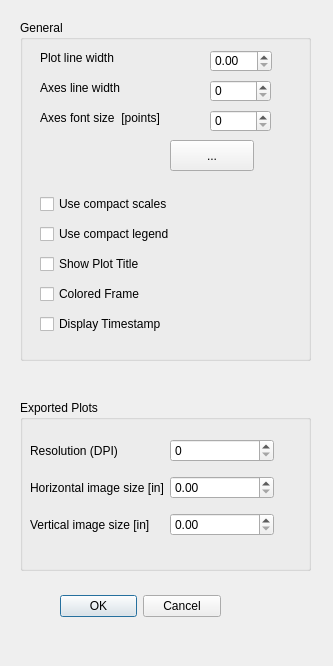
<?xml version="1.0" encoding="UTF-8"?>
<ui version="4.0">
 <class>PlotPreferencesDialog</class>
 <widget class="QDialog" name="PlotPreferencesDialog">
  <property name="geometry">
   <rect>
    <x>0</x>
    <y>0</y>
    <width>333</width>
    <height>666</height>
   </rect>
  </property>
  <property name="windowTitle">
   <string>Plot Preferences</string>
  </property>
  <widget class="QDialogButtonBox" name="buttonBox">
   <property name="geometry">
    <rect>
     <x>60</x>
     <y>590</y>
     <width>161</width>
     <height>32</height>
    </rect>
   </property>
   <property name="orientation">
    <enum>Qt::Horizontal</enum>
   </property>
   <property name="standardButtons">
    <set>QDialogButtonBox::Cancel|QDialogButtonBox::Ok</set>
   </property>
  </widget>
  <widget class="QGroupBox" name="groupBox">
   <property name="geometry">
    <rect>
     <x>20</x>
     <y>400</y>
     <width>291</width>
     <height>171</height>
    </rect>
   </property>
   <property name="title">
    <string>Exported Plots</string>
   </property>
   <widget class="QWidget" name="layoutWidget">
    <property name="geometry">
     <rect>
      <x>10</x>
      <y>31</y>
      <width>244</width>
      <height>113</height>
     </rect>
    </property>
    <layout class="QGridLayout" name="gridLayout">
     <item row="0" column="0">
      <widget class="QLabel" name="label">
       <property name="text">
        <string>Resolution (DPI)</string>
       </property>
      </widget>
     </item>
     <item row="0" column="1">
      <widget class="QSpinBox" name="spinBoxResolution"/>
     </item>
     <item row="1" column="0">
      <widget class="QLabel" name="label_2">
       <property name="text">
        <string>Horizontal image size [in]</string>
       </property>
      </widget>
     </item>
     <item row="1" column="1">
      <widget class="QDoubleSpinBox" name="doubleSpinBoxHSize"/>
     </item>
     <item row="2" column="0">
      <widget class="QLabel" name="label_4">
       <property name="text">
        <string>Vertical image size [in]</string>
       </property>
      </widget>
     </item>
     <item row="2" column="1">
      <widget class="QDoubleSpinBox" name="doubleSpinBoxVSize"/>
     </item>
    </layout>
   </widget>
  </widget>
  <widget class="QGroupBox" name="groupBox_2">
   <property name="geometry">
    <rect>
     <x>20</x>
     <y>20</y>
     <width>291</width>
     <height>341</height>
    </rect>
   </property>
   <property name="title">
    <string>General</string>
   </property>
   <widget class="QSpinBox" name="spinBoxAxesLWidth">
    <property name="geometry">
     <rect>
      <x>190</x>
      <y>60</y>
      <width>61</width>
      <height>22</height>
     </rect>
    </property>
   </widget>
   <widget class="QLabel" name="label_3">
    <property name="geometry">
     <rect>
      <x>20</x>
      <y>30</y>
      <width>131</width>
      <height>16</height>
     </rect>
    </property>
    <property name="text">
     <string>Plot line width</string>
    </property>
   </widget>
   <widget class="QLabel" name="label_5">
    <property name="geometry">
     <rect>
      <x>20</x>
      <y>90</y>
      <width>161</width>
      <height>16</height>
     </rect>
    </property>
    <property name="text">
     <string>Axes font size  [points]</string>
    </property>
   </widget>
   <widget class="QSpinBox" name="spinBoxFontSize">
    <property name="geometry">
     <rect>
      <x>190</x>
      <y>90</y>
      <width>61</width>
      <height>22</height>
     </rect>
    </property>
   </widget>
   <widget class="QLabel" name="label_6">
    <property name="geometry">
     <rect>
      <x>20</x>
      <y>60</y>
      <width>111</width>
      <height>16</height>
     </rect>
    </property>
    <property name="text">
     <string>Axes line width </string>
    </property>
   </widget>
   <widget class="QDoubleSpinBox" name="doubleSpinBoxLWidth">
    <property name="geometry">
     <rect>
      <x>190</x>
      <y>30</y>
      <width>62</width>
      <height>22</height>
     </rect>
    </property>
   </widget>
   <widget class="QWidget" name="layoutWidget">
    <property name="geometry">
     <rect>
      <x>20</x>
      <y>170</y>
      <width>216</width>
      <height>151</height>
     </rect>
    </property>
    <layout class="QVBoxLayout" name="verticalLayout">
     <item>
      <widget class="QCheckBox" name="checkBoxCompactScales">
       <property name="text">
        <string>Use compact scales</string>
       </property>
      </widget>
     </item>
     <item>
      <widget class="QCheckBox" name="checkBoxCompactLegend">
       <property name="text">
        <string>Use compact legend</string>
       </property>
      </widget>
     </item>
     <item>
      <widget class="QCheckBox" name="checkBoxTitle">
       <property name="enabled">
        <bool>true</bool>
       </property>
       <property name="text">
        <string>Show Plot Title</string>
       </property>
      </widget>
     </item>
     <item>
      <widget class="QCheckBox" name="checkBoxColoredFrame">
       <property name="enabled">
        <bool>true</bool>
       </property>
       <property name="text">
        <string>Colored Frame </string>
       </property>
      </widget>
     </item>
     <item>
      <widget class="QCheckBox" name="checkBoxTimeStamp">
       <property name="enabled">
        <bool>true</bool>
       </property>
       <property name="text">
        <string>Display Timestamp</string>
       </property>
      </widget>
     </item>
    </layout>
   </widget>
   <widget class="QPushButton" name="pushButtonFont">
    <property name="geometry">
     <rect>
      <x>150</x>
      <y>120</y>
      <width>84</width>
      <height>31</height>
     </rect>
    </property>
    <property name="text">
     <string>...</string>
    </property>
   </widget>
  </widget>
 </widget>
 <resources/>
 <connections>
  <connection>
   <sender>buttonBox</sender>
   <signal>accepted()</signal>
   <receiver>PlotPreferencesDialog</receiver>
   <slot>accept()</slot>
   <hints>
    <hint type="sourcelabel">
     <x>248</x>
     <y>254</y>
    </hint>
    <hint type="destinationlabel">
     <x>157</x>
     <y>274</y>
    </hint>
   </hints>
  </connection>
  <connection>
   <sender>buttonBox</sender>
   <signal>rejected()</signal>
   <receiver>PlotPreferencesDialog</receiver>
   <slot>reject()</slot>
   <hints>
    <hint type="sourcelabel">
     <x>316</x>
     <y>260</y>
    </hint>
    <hint type="destinationlabel">
     <x>286</x>
     <y>274</y>
    </hint>
   </hints>
  </connection>
  <connection>
   <sender>pushButtonFont</sender>
   <signal>clicked()</signal>
   <receiver>PlotPreferencesDialog</receiver>
   <slot>selectAxisFont()</slot>
   <hints>
    <hint type="sourcelabel">
     <x>211</x>
     <y>155</y>
    </hint>
    <hint type="destinationlabel">
     <x>148</x>
     <y>332</y>
    </hint>
   </hints>
  </connection>
 </connections>
 <slots>
  <slot>selectAxisFont()</slot>
 </slots>
</ui>
